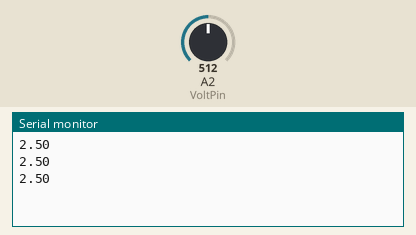
Bench run of a sketch on a simulated Arduino Uno, built with avr-gcc and run on an emulated ATmega328P. Shown: the last lines printed to the serial monitor. Inputs (shaded band) come from the test bench; at power-on: A2 (VoltPin) = 512.

Above: at 1.3 s.
1.4 s: A2 (VoltPin) set to 716
At 1.9 s:
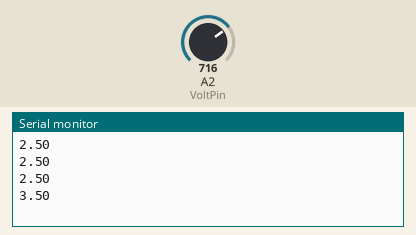
2.9 s: A2 (VoltPin) set to 900
At 3.4 s:
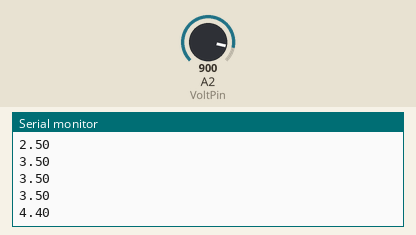
Timing chart, 0 to 5.9 s (numbered marks = the images above; inputs shaded):
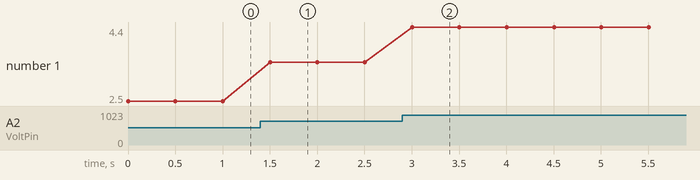

The sketch:

L12_Potentiometer.ino
```cpp
int VoltPin = A2;
int readVal;
float V2;
int time = 500;

void setup() {
  // put your setup code here, to run once:
  Serial.begin(9600);
}

void loop() {
  // put your main code here, to run repeatedly:
  readVal = analogRead(VoltPin);
  V2 = (5./1023.)*readVal;
  Serial.println(V2);
  delay(time);
  }
```

Measured:
- after the input at 1.4 s, the serial monitor: prints a new line after 0.10 s (image 1)
- after the input at 2.9 s, the serial monitor: prints a new line after 0.10 s (image 2)
- plotted number 1: 2.5 → 3.5 after the input at 1.4 s, 3.5 → 4.4 after the input at 2.9 s
